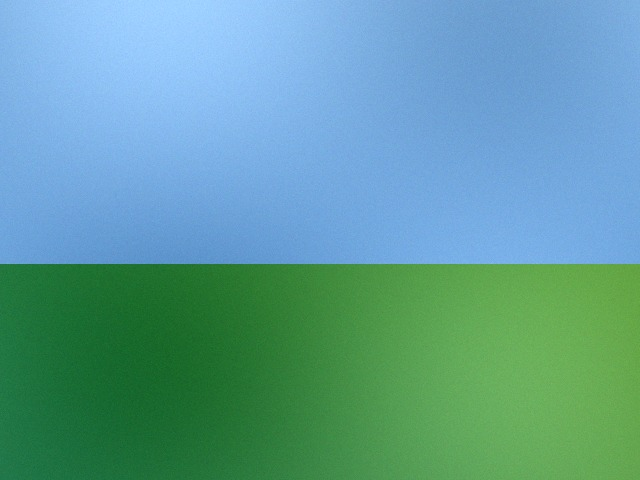
#> input picture sample_images/sample1_authentic.jpg, 640 x 480 px; its folder holds only this picture in this run
$ python -i color_analysis.py   (imports and definitions only)
#> lines starting #> are read from the running program, lines starting #| are printed output that depends on the picture
"""
Color & Lighting Consistency Analysis module for ForenScan.
Evaluates global and regional RGB/HSV distributions, illumination gradients,
and color temperature balance across quadrants to detect spliced subjects
originating from disparate lighting environments.
"""

from typing import Dict, Any, List, Tuple
import numpy as np
import cv2


def analyze_color_and_lighting(
    image_rgb: np.ndarray,
    sensitivity: float = 1.0
) -> Dict[str, Any]:
    """
    Perform color histogram, illumination gradient, and regional color distribution analysis.

    Parameters:
        image_rgb: np.ndarray uint8 of shape (H, W, 3)
        sensitivity: Sensitivity multiplier

    Returns:
        dict containing:
            - rgb_histograms: dict with 'r', 'g', 'b' frequency arrays (256 elements each)
            - hsv_histograms: dict with 'h' (180), 's' (256), 'v' (256) frequency arrays
            - quadrant_stats: list of dicts describing statistics for top-left, top-right, bottom-left, bottom-right
            - lighting_divergence_angle: float max angle difference (degrees) between quadrant light vectors
            - color_inconsistency_score: float score (0 - 100)
            - lighting_inconsistency_score: float score (0 - 100)
            - anomalies: list of detected lighting or color anomalies
    """
#> called with sensitivity = 1
    h, w, _ = image_rgb.shape
#> h = 480; w = 640

    # 1. RGB Histograms
    r_hist = cv2.calcHist([image_rgb], [0], None, [256], [0, 256]).flatten()
#> r_hist = 256 values, max 8399 at index 116, min 0 at index 0, mean 1200
    g_hist = cv2.calcHist([image_rgb], [1], None, [256], [0, 256]).flatten()
#> g_hist = 256 values, max 11735 at index 169, min 0 at index 0, mean 1200
    b_hist = cv2.calcHist([image_rgb], [2], None, [256], [0, 256]).flatten()
#> b_hist = 256 values, max 7402 at index 223, min 0 at index 0, mean 1200

    # Normalize histograms to sum = 1.0
    r_hist = r_hist / (np.sum(r_hist) + 1e-6)
#> r_hist = 256 values, max 0.0273 at index 116, min 0 at index 0, mean 0.00391
    g_hist = g_hist / (np.sum(g_hist) + 1e-6)
#> g_hist = 256 values, max 0.0382 at index 169, min 0 at index 0, mean 0.00391
    b_hist = b_hist / (np.sum(b_hist) + 1e-6)
#> b_hist = 256 values, max 0.0241 at index 223, min 0 at index 0, mean 0.00391

    # 2. HSV Histograms
    image_hsv = cv2.cvtColor(image_rgb, cv2.COLOR_RGB2HSV)
#> image_hsv: shape (480, 640, 3); mean H, S, V 85.5, 135, 187.1
    h_hist = cv2.calcHist([image_hsv], [0], None, [180], [0, 180]).flatten()
#> h_hist = 180 values, max 144423 at index 105, min 0 at index 0, mean 1706.7
    s_hist = cv2.calcHist([image_hsv], [1], None, [256], [0, 256]).flatten()
#> s_hist = 256 values, max 17187 at index 123, min 0 at index 0, mean 1200
    v_hist = cv2.calcHist([image_hsv], [2], None, [256], [0, 256]).flatten()
#> v_hist = 256 values, max 7402 at index 223, min 0 at index 0, mean 1200

    h_hist = h_hist / (np.sum(h_hist) + 1e-6)
#> h_hist = 180 values, max 0.47 at index 105, min 0 at index 0, mean 0.00556
    s_hist = s_hist / (np.sum(s_hist) + 1e-6)
#> s_hist = 256 values, max 0.0559 at index 123, min 0 at index 0, mean 0.00391
    v_hist = v_hist / (np.sum(v_hist) + 1e-6)
#> v_hist has the same summary as b_hist

    # 3. Quadrant Division for Regional Lighting & Color Analysis
    mid_y, mid_x = h // 2, w // 2
#> mid_y = 240; mid_x = 320
    quadrants = {
        "Top-Left": image_rgb[0:mid_y, 0:mid_x],
        "Top-Right": image_rgb[0:mid_y, mid_x:w],
        "Bottom-Left": image_rgb[mid_y:h, 0:mid_x],
        "Bottom-Right": image_rgb[mid_y:h, mid_x:w]
    }

    quadrant_stats: List[Dict[str, Any]] = []
    light_angles: List[float] = []
    color_temperatures: List[float] = []
    saturation_means: List[float] = []

    for name, quad_rgb in quadrants.items():
        if quad_rgb.size == 0:
            continue

        # Color moments
        r_mean = float(np.mean(quad_rgb[:, :, 0]))
        g_mean = float(np.mean(quad_rgb[:, :, 1]))
        b_mean = float(np.mean(quad_rgb[:, :, 2]))

        r_std = float(np.std(quad_rgb[:, :, 0]))
        g_std = float(np.std(quad_rgb[:, :, 1]))
        b_std = float(np.std(quad_rgb[:, :, 2]))

        # HSV stats
        quad_hsv = cv2.cvtColor(quad_rgb, cv2.COLOR_RGB2HSV)
        sat_mean = float(np.mean(quad_hsv[:, :, 1]))
        val_mean = float(np.mean(quad_hsv[:, :, 2]))
        saturation_means.append(sat_mean)

        # Color temperature proxy: (R - B) / (R + B + 1e-5)
        # Positive = warm, Negative = cool
        color_temp = (r_mean - b_mean) / (r_mean + b_mean + 1e-5)
        color_temperatures.append(color_temp)

        # 4. Illumination Gradient Estimation via 2D Planar Surface Fit
        # Luminance plane: Y(x, y) = a*x + b*y + c
        # The vector (a, b) indicates the primary 2D lighting direction
        lum = cv2.cvtColor(quad_rgb, cv2.COLOR_RGB2GRAY).astype(np.float32)
        qh, qw = lum.shape

        # Subsample for fast regression
        step = max(1, min(qh, qw) // 32)
        y_grid, x_grid = np.mgrid[0:qh:step, 0:qw:step]
        z_vals = lum[0:qh:step, 0:qw:step]

        x_flat = x_grid.flatten()
        y_flat = y_grid.flatten()
        z_flat = z_vals.flatten()

        # Design matrix [x, y, 1]
        A = np.column_stack([x_flat, y_flat, np.ones_like(x_flat)])
        try:
            coeffs, _, _, _ = np.linalg.lstsq(A, z_flat, rcond=None)
            a_dir, b_dir, _ = coeffs
            angle_deg = float(np.degrees(np.arctan2(b_dir, a_dir)))
        except Exception:
            angle_deg = 0.0

        light_angles.append(angle_deg)

        quadrant_stats.append({
            "region": name,
            "mean_rgb": [round(r_mean, 1), round(g_mean, 1), round(b_mean, 1)],
            "std_rgb": [round(r_std, 1), round(g_std, 1), round(b_std, 1)],
            "mean_saturation": round(sat_mean, 1),
            "mean_brightness": round(val_mean, 1),
            "color_temperature": round(color_temp, 3),
            "lighting_angle_deg": round(angle_deg, 1)
        })
#> this loop made 4 passes
#> (name, r_mean, g_mean, b_mean, r_std, g_std, b_std, sat_mean) on passes 1 to 4: ('Top-Left', 129.7, 182, 234.4, 15.3, 14.09, 12.28, 114.3), ('Top-Right', 114.8, 167.1, 219.6, 5.56, 5.75, 6.36, 121.8), ('Bottom-Left', 40.7, 119.1, 69.07, 22.01, 14.43, 47.54, 175.8), ('Bottom-Right', 95.12, 164.4, 96.33, 14.8, 11.04, 44.02, 127.9)
#> pass 1, in analyze_color_and_lighting, `lum = cv2.cvtColor(quad_rgb, cv2.COLOR_RGB2GRAY).astype(np.float32)`:
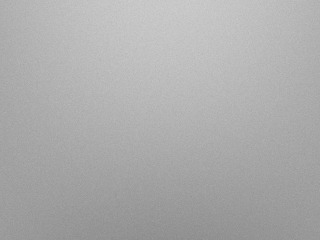
#> lum: shape (240, 320) float32; min 137, max 205, mean 172.3
#> pass 1, in analyze_color_and_lighting, `y_grid, x_grid = np.mgrid[0:qh:step, 0:qw:step]`:
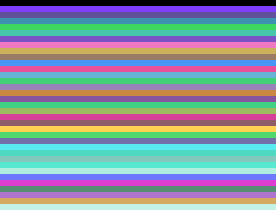
#> y_grid: shape (35, 46) int64 (shown 6 times larger); 35 distinct labels, from 0 to 238; one colour per label, 0 black
#> pass 1, in analyze_color_and_lighting, `y_grid, x_grid = np.mgrid[0:qh:step, 0:qw:step]`:
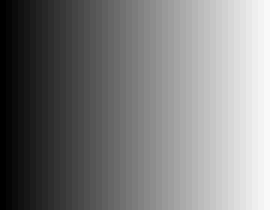
#> x_grid: shape (35, 46) int64 (shown 6 times larger); min 0, max 315, mean 157.5; drawn with min black and max white
#> after the loop, color_temperatures = [-0.287, -0.313, -0.258, -0.00629]; light_angles = [-87.78, 146.1, -73.73, -34.23]; quadrant_stats = 4 items; saturation_means = [114.3, 121.8, 175.8, 127.9]

    # 5. Calculate Divergence Between Quadrants
    # Max angular difference in lighting directions
    max_angle_diff = 0.0
    for i in range(len(light_angles)):
        for j in range(i + 1, len(light_angles)):
            diff = abs(light_angles[i] - light_angles[j])
            diff = min(diff, 360.0 - diff)
            if diff > max_angle_diff:
                max_angle_diff = diff
#> this loop made 4 passes
#> after the loop, max_angle_diff = 179.7

    # Color temperature variance across quadrants
    temp_spread = float(np.max(color_temperatures) - np.min(color_temperatures))
#> temp_spread = 0.307
    sat_spread = float(np.max(saturation_means) - np.min(saturation_means))
#> sat_spread = 61.51

    # Normalized scores (0 - 100)
    lighting_inconsistency_score = min(100.0, (max_angle_diff / 180.0) * 100.0 * sensitivity)
#> lighting_inconsistency_score = 99.84
    color_inconsistency_score = min(100.0, (temp_spread * 120.0 + (sat_spread / 255.0) * 60.0) * sensitivity)
#> color_inconsistency_score = 51.33

    # 6. Human-readable explainable anomalies
    anomalies: List[str] = []
    if max_angle_diff > 115.0:
        anomalies.append(
            f"Severe lighting direction conflict: {round(max_angle_diff, 1)}° angular divergence between image sectors. "
            "Suggests compositing or splicing of elements photographed under contradictory light sources."
        )
    if temp_spread > 0.45:
        anomalies.append(
            f"Substantial color temperature disparity (spread: {round(temp_spread, 2)}) between quadrants. "
            "Indicates inconsistent white balance or localized color grading/retouching."
        )

    return {
        "rgb_histograms": {
            "r": r_hist.tolist(),
            "g": g_hist.tolist(),
            "b": b_hist.tolist()
        },
        "hsv_histograms": {
            "h": h_hist.tolist(),
            "s": s_hist.tolist(),
            "v": v_hist.tolist()
        },
        "quadrant_stats": quadrant_stats,
        "lighting_divergence_angle": round(max_angle_diff, 1),
        "color_inconsistency_score": round(color_inconsistency_score, 2),
        "lighting_inconsistency_score": round(lighting_inconsistency_score, 2),
        "anomalies": anomalies
    }

>>> import cv2
>>> picture = cv2.cvtColor(cv2.imread('../sample_images/sample1_authentic.jpg'), cv2.COLOR_BGR2RGB)
>>> result = analyze_color_and_lighting(picture)
#> result = 7 items
